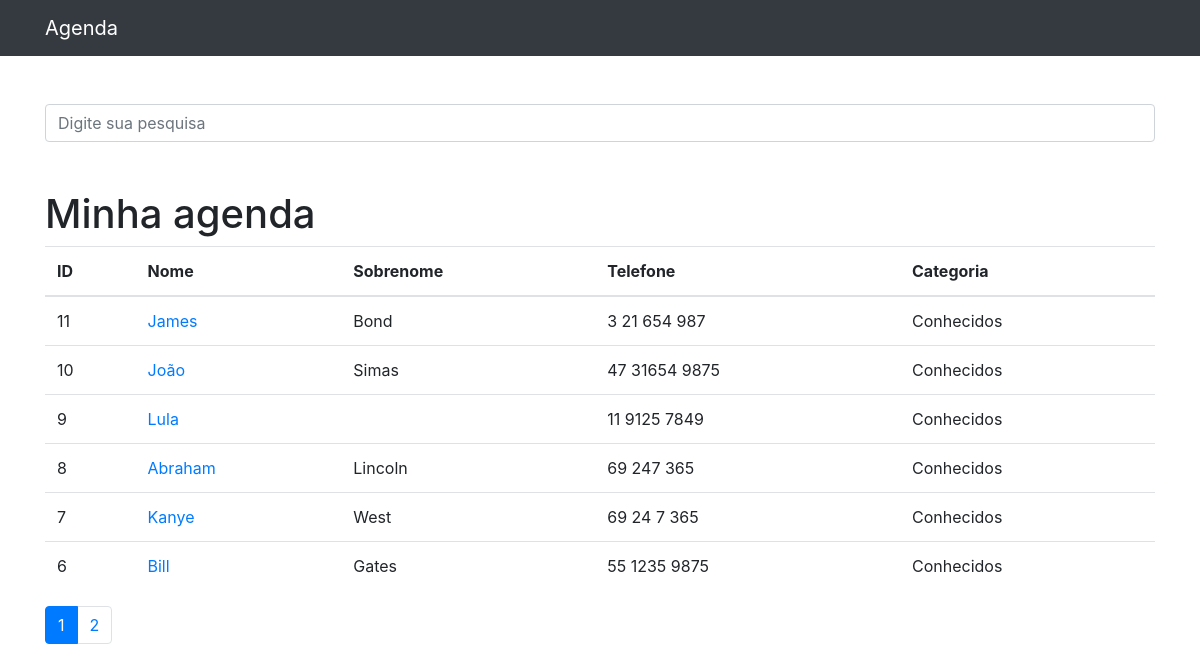
The page / on the database its author committed.
### contatos/models.py (models this page shows, shortened)
class Contato(models.Model):
    nome = models.CharField(max_length=255)
    sobrenome = models.CharField(max_length=255, blank=True)
    telefone = models.CharField(max_length=255)
    email = models.CharField(max_length=255, blank=True)
    data_criacao = models.DateTimeField(default=timezone.now)
    descricao = models.TextField(blank=True)
    categoria = models.ForeignKey(Categoria, on_delete=models.DO_NOTHING)
    mostrar = models.BooleanField(default=True)
    foto = models.ImageField(blank=True, upload_to='fotos/%Y/%m/%d')

class Categoria(models.Model):
    nome = models.CharField(max_length=255)
    def __str__(self):
        return self.nome

### contatos/views.py (the view)
# urls.py: path('', views.index, name='index'),
def index(request):
    contatos = Contato.objects.order_by('-id').filter(
        mostrar=True
    )
    paginator = Paginator(contatos, 6)
    page = request.GET.get('p')
    contatos = paginator.get_page(page)
    return render(request, 'contatos/index.html', {
        'contatos': contatos
    })

### contatos/templates/contatos/index.html
{%extends 'base.html'%}
{%block conteudo%}
<h1 class="mt-5">Minha agenda</h1>
        <table class="table">
          <thead>
            <tr>
              <th>ID</th>
              <th>Nome</th>
              <th>Sobrenome</th>
              <th>Telefone</th>
              <th>Categoria</th>
            </tr>
          </thead>
          <tbody>
          {% for contato in contatos %}
            <tr>
              <td>{{ contato.id }}</td>
              <td>
                <a href="{% url 'ver_contato' contato.id %}">{{ contato.nome }}</a>
              </td>
              <td>{{ contato.sobrenome }}</td>
              <td>{{ contato.telefone }}</td>
              <td>{{ contato.categoria }}</td>
            </tr>
          {% endfor  %}
          </tbody>
        </table>
<nav aria-label="Page navigation example">
  <ul class="pagination">
    {% for pagina in contatos.paginator.page_range %}
      {% if contatos.number == pagina %}
        <li class="page-item active">
          <a class="page-link" href="?p={{ pagina }}">{{pagina}}</a>
        </li>
      {% else %}
        <li class="page-item">
          <a class="page-link" href="?p={{ pagina }}">{{pagina}}</a>
        </li>
      {% endif %}
    {% endfor %}
    </ul>
</nav>
{%endblock%}

### templates/base.html (shortened to what this page needs)
{% load static %}
<!DOCTYPE html>
<html lang="pt">
<head>
  {% include 'parciais/_head.html' %}
</head>
<body>
  {% include 'parciais/_nav.html' %}
  <div class="container">
    <div class="row">
      <div class="col-lg-12">
        <br><br>
        <form method="get" action="{% url 'busca' %}">
          <div class="form-group row">
            <div class="col-12">
              <input class="form-control"
                     type="search" value="{{ request.GET.termo }}"
                     id="search-input"
                     placeholder="Digite sua pesquisa"
                     name="termo">
            </div>
          </div>
        </form>
        {%block conteudo%} {%endblock%}
      </div>
    </div>
  </div>
</body>
</html>

### templates/parciais/_head.html (shortened to what this page needs)
{% load static %}
<link href="{% static 'vendor/bootstrap/css/bootstrap.min.css' %}" rel="stylesheet">

### templates/parciais/_nav.html (shortened to what this page needs)
<nav class="navbar navbar-expand-lg navbar-dark bg-dark static-top">
    <div class="container">
      <a class="navbar-brand" href="#">Agenda</a>
    </div>
  </nav>

### rows shown on the page
Contato: id "11", nome "James", sobrenome "Bond", telefone "3 21 654 987", categoria "Conhecidos"
Contato: id "10", nome "João", sobrenome "Simas", telefone "47 31654 9875", categoria "Conhecidos"
Contato: id "9", nome "Lula", telefone "11 9125 7849", categoria "Conhecidos"
Contato: id "8", nome "Abraham", sobrenome "Lincoln", telefone "69 247 365", categoria "Conhecidos"
Contato: id "7", nome "Kanye", sobrenome "West", telefone "69 24 7 365", categoria "Conhecidos"
Contato: id "6", nome "Bill", sobrenome "Gates", telefone "55 1235 9875", categoria "Conhecidos"

### other values the page prints
{{ pagina }} "1"
{{ pagina }} "2"
